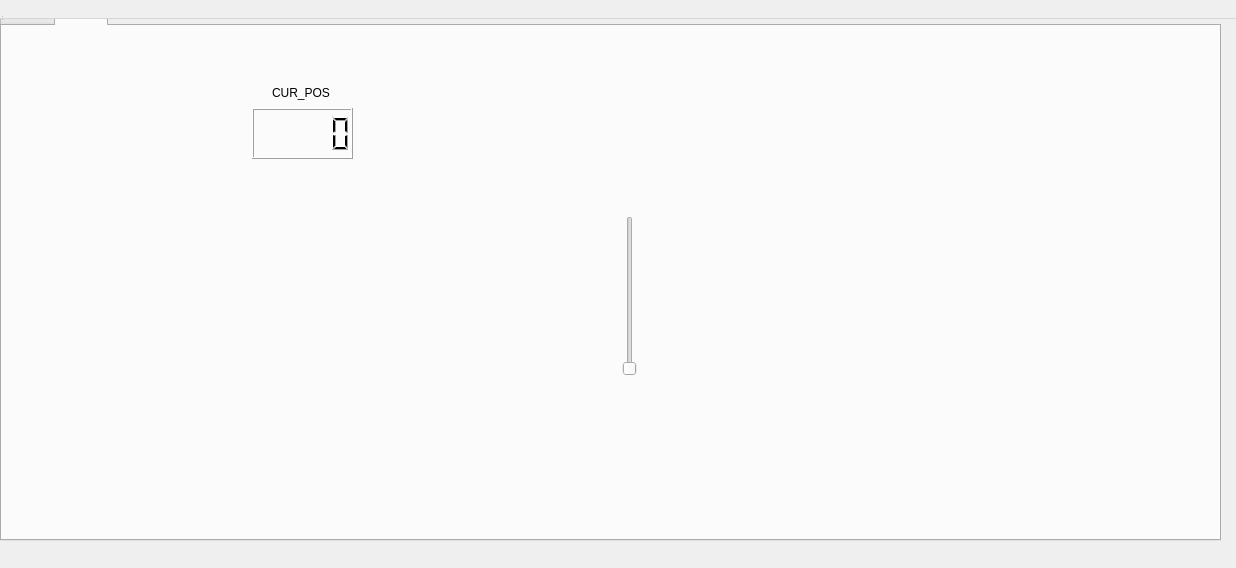
<?xml version="1.0" encoding="UTF-8"?>
<ui version="4.0">
 <class>Form</class>
 <widget class="QWidget" name="Form">
  <property name="geometry">
   <rect>
    <x>0</x>
    <y>0</y>
    <width>1236</width>
    <height>568</height>
   </rect>
  </property>
  <property name="windowTitle">
   <string>MainWindow</string>
  </property>
  <widget class="QWidget" name="centralWidget">
   <property name="autoFillBackground">
    <bool>true</bool>
   </property>
   <widget class="QTabWidget" name="tabWidget">
    <property name="geometry">
     <rect>
      <x>0</x>
      <y>0</y>
      <width>1221</width>
      <height>541</height>
     </rect>
    </property>
    <property name="currentIndex">
     <number>1</number>
    </property>
    <widget class="QWidget" name="tab">
     <attribute name="title">
      <string>Tab 1</string>
     </attribute>
    </widget>
    <widget class="QWidget" name="tab_2">
     <attribute name="title">
      <string>Tab 2</string>
     </attribute>
     <widget class="QLCDNumber" name="CUP_POS">
      <property name="geometry">
       <rect>
        <x>250</x>
        <y>82</y>
        <width>101</width>
        <height>51</height>
       </rect>
      </property>
     </widget>
     <widget class="QLabel" name="label">
      <property name="geometry">
       <rect>
        <x>270</x>
        <y>60</y>
        <width>59</width>
        <height>14</height>
       </rect>
      </property>
      <property name="text">
       <string>CUR_POS</string>
      </property>
     </widget>
     <widget class="QSlider" name="verticalSlider">
      <property name="geometry">
       <rect>
        <x>620</x>
        <y>190</y>
        <width>16</width>
        <height>160</height>
       </rect>
      </property>
      <property name="orientation">
       <enum>Qt::Vertical</enum>
      </property>
     </widget>
    </widget>
   </widget>
  </widget>
  <widget class="QMenuBar" name="menuBar">
   <property name="geometry">
    <rect>
     <x>0</x>
     <y>0</y>
     <width>1236</width>
     <height>19</height>
    </rect>
   </property>
  </widget>
  <widget class="QToolBar" name="mainToolBar">
   <attribute name="toolBarArea">
    <enum>TopToolBarArea</enum>
   </attribute>
   <attribute name="toolBarBreak">
    <bool>false</bool>
   </attribute>
  </widget>
  <widget class="QStatusBar" name="statusBar"/>
 </widget>
 <layoutdefault spacing="6" margin="11"/>
 <resources/>
 <connections/>
</ui>
